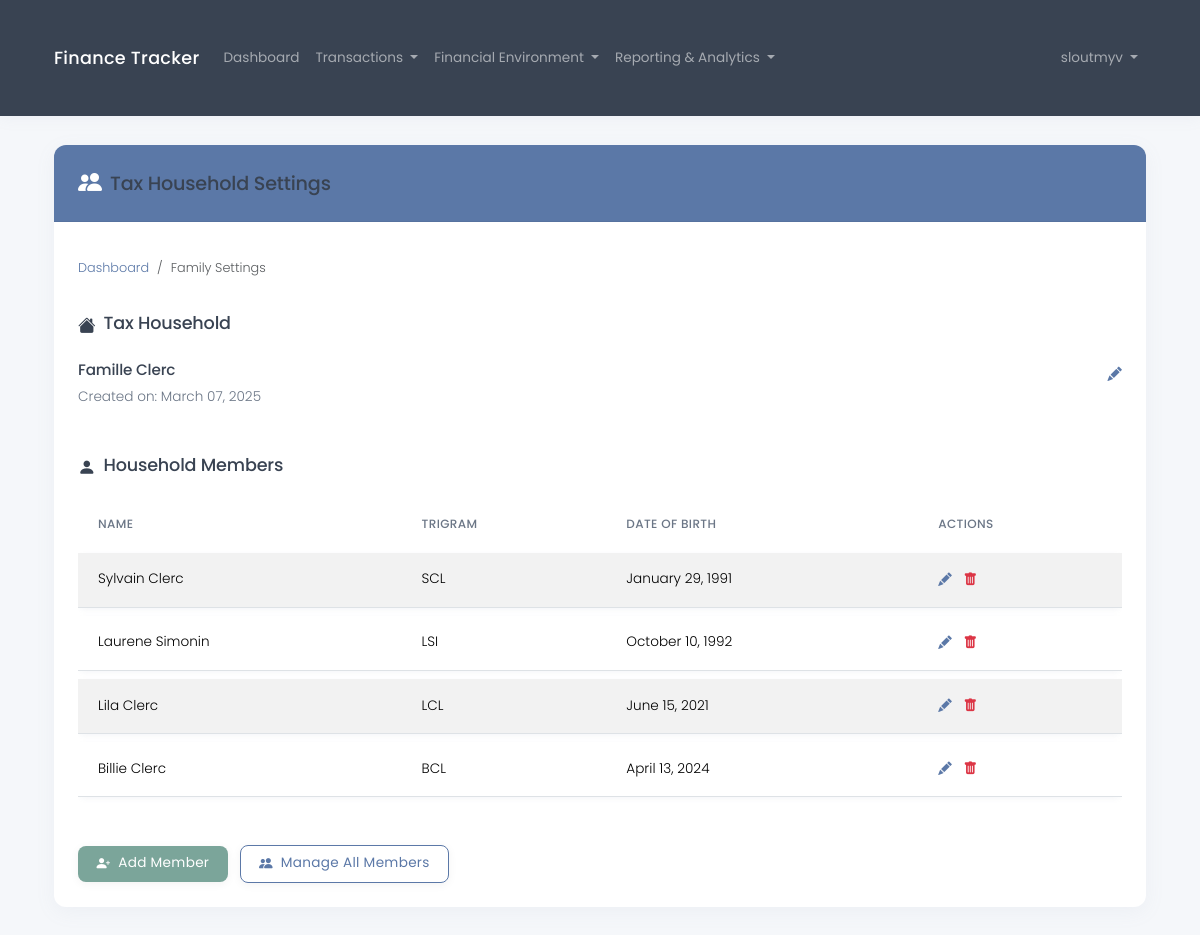
/en/financial/ (signed in), run on the app's committed database.
### core/models.py (models this page shows, shortened)
class TaxHousehold(models.Model):
    user = models.OneToOneField(User, on_delete=models.CASCADE, related_name='tax_household')
    name = models.CharField(max_length=100, help_text=_("Name of the tax household (e.g. 'Smith Family')"))
    created_at = models.DateTimeField(auto_now_add=True)
    updated_at = models.DateTimeField(auto_now=True)

class HouseholdMember(models.Model):
    tax_household = models.ForeignKey(TaxHousehold, on_delete=models.CASCADE, related_name='members')
    first_name = models.CharField(max_length=100)
    last_name = models.CharField(max_length=100)
    date_of_birth = models.DateField()
    trigram = models.CharField(max_length=3, editable=False)
    created_at = models.DateTimeField(auto_now_add=True)
    updated_at = models.DateTimeField(auto_now=True)

### core/views.py (the view)
# urls.py: path('financial/', views.financial_settings, name='financial_settings'),
@login_required
def financial_settings(request):
    try:
        tax_household = request.user.tax_household
        household_members = tax_household.members.all()
    except TaxHousehold.DoesNotExist:
        tax_household = None
        household_members = []
    context = {
        'tax_household': tax_household,
        'household_members': household_members,
    }
    return render(request, 'financial/settings.html', context)

### core/context_processors.py (called while the page is built)
def language_context(request):
    language_code = getattr(request, 'LANGUAGE_CODE', settings.LANGUAGE_CODE)
    return {
        'LANGUAGE_CODE': language_code,
        'LANGUAGES': settings.LANGUAGES,
    }

### templates/financial/settings.html (shortened to what this page needs)
{% extends 'base.html' %}
{% load i18n_extras %}
{% block content %}
<div class="row">
    <div class="col-md-12">
        <div class="card">
            <div class="card-header bg-primary text-white d-flex align-items-center">
                <i class="bi bi-people-fill me-2 fs-4"></i>
                <h3 class="mb-0">{% translate_json "Tax Household Settings" %}</h3>
            </div>
            <div class="card-body">
                <nav aria-label="breadcrumb" class="mb-4">
                    <ol class="breadcrumb">
                        <li class="breadcrumb-item"><a href="{% url 'dashboard' %}">{% translate_json "Dashboard" %}</a></li>
                        <li class="breadcrumb-item active" aria-current="page">{% translate_json "Family Settings" %}</li>
                    </ol>
                </nav>
                <h4 class="mb-4"><i class="bi bi-house-fill me-2"></i>{% translate_json "Tax Household" %}</h4>
                {% if tax_household %}
                    <div class="mb-4">
                        <div class="d-flex justify-content-between align-items-center">
                            <h5>{{ tax_household.name }}</h5>
                            <a href="{% url 'household_update' %}" class="text-primary" style="text-decoration: none;">
                                <i class="bi bi-pencil-fill"></i>
                            </a>
                        </div>
                        <p class="text-muted small">{% translate_json "Created on" %}: {{ tax_household.created_at|date:"F d, Y" }}</p>
                    </div>
                    <h4 class="mb-3 mt-5"><i class="bi bi-person-fill me-2"></i>{% translate_json "Household Members" %}</h4>
                    {% if household_members %}
                        <div class="table-responsive">
                            <table class="table table-striped">
                                <thead>
                                    <tr>
                                        <th>{% translate_json "Name" %}</th>
                                        <th>{% translate_json "Trigram" %}</th>
                                        <th>{% translate_json "Date of Birth" %}</th>
                                        <th>{% translate_json "Actions" %}</th>
                                    </tr>
                                </thead>
                                <tbody>
                                    {% for member in household_members %}
                                    <tr>
                                        <td>{{ member.first_name }} {{ member.last_name }}</td>
                                        <td>{{ member.trigram }}</td>
                                        <td>{{ member.date_of_birth|date:"F d, Y" }}</td>
                                        <td>
                                            <div>
                                                <a href="{% url 'member_update' member.pk %}" class="text-primary me-2" style="text-decoration: none;">
                                                    <i class="bi bi-pencil-fill"></i>
                                                </a>
                                                <a href="{% url 'member_delete' member.pk %}" class="text-danger" style="text-decoration: none;">
                                                    <i class="bi bi-trash-fill"></i>
                                                </a>
                                            </div>
                                        </td>
                                    </tr>
                                    {% endfor %}
                                </tbody>
                            </table>
                        </div>
                    {% else %}
                        <div class="alert alert-info">
                            {% translate_json "You don't have any household members yet. Add your first member below." %}
                        </div>
                    {% endif %}
                    <div class="mt-4">
                        <a href="{% url 'member_create' %}" class="btn btn-success">
                            <i class="bi bi-person-plus-fill me-1"></i> {% translate_json "Add Member" %}
                        </a>
                        <a href="{% url 'household_members' %}" class="btn btn-outline-primary ms-2">
                            <i class="bi bi-people-fill me-1"></i> {% translate_json "Manage All Members" %}
                        </a>
                    </div>
                {% else %}
                    <div class="alert alert-warning">
                        <p>{% translate_json "You haven't set up your tax household yet." %}</p>
                        <a href="{% url 'household_create' %}" class="btn btn-primary mt-2">{% translate_json "Create Tax Household" %}</a>
                    </div>
                {% endif %}
            </div>
        </div>
    </div>
</div>
{% endblock %}

### templates/base.html (shortened to what this page needs)
{% load i18n %}
{% load i18n_extras %}
{% load static %}
<!DOCTYPE html>
<html lang="{{ LANGUAGE_CODE }}">
<head>
    <link href="https://cdn.jsdelivr.net/npm/bootstrap@5.3.2/dist/css/bootstrap.min.css" rel="stylesheet">
    <link rel="stylesheet" href="https://cdn.jsdelivr.net/npm/bootstrap-icons@1.11.3/font/bootstrap-icons.min.css">
    <link rel="stylesheet" href="{% static 'css/custom.css' %}">
</head>
<body>
    <nav class="navbar navbar-expand-lg navbar-dark bg-dark">
        <div class="container">
            <a class="navbar-brand" href="{% url 'home' %}">{% translate_json "Finance Tracker" %}</a>
            <div class="collapse navbar-collapse" id="navbarNav">
                <ul class="navbar-nav me-auto">
                    {% if user.is_authenticated %}
                        <li class="nav-item">
                            <a class="nav-link" href="{% url 'dashboard' %}">{% translate_json "Dashboard" %}</a>
                        </li>
                        <li class="nav-item dropdown">
                            <a class="nav-link dropdown-toggle" href="#" id="transactionsDropdown" role="button" data-bs-toggle="dropdown">
                                {% translate_json "Transactions" %}
                            </a>
                        </li>
                        <li class="nav-item dropdown">
                            <a class="nav-link dropdown-toggle" href="#" id="financialDropdown" role="button" data-bs-toggle="dropdown">
                                {% translate_json "Financial Environment" %}
                            </a>
                        </li>
                        <li class="nav-item dropdown">
                            <a class="nav-link dropdown-toggle" href="#" id="analyticsDropdown" role="button" data-bs-toggle="dropdown">
                                {% translate_json "Reporting & Analytics" %}
                            </a>
                        </li>
                    {% endif %}
                </ul>
                <ul class="navbar-nav ms-auto">
                    {% if user.is_authenticated %}
                        <li class="nav-item dropdown">
                            <a class="nav-link dropdown-toggle" href="#" id="navbarDropdown" role="button" data-bs-toggle="dropdown">
                                {{ user.username }}
                            </a>
                        </li>
                    {% else %}
                        <li class="nav-item">
                            <a class="nav-link" href="{% url 'login' %}">{% translate_json "Login" %}</a>
                        </li>
                    {% endif %}
                </ul>
            </div>
        </div>
    </nav>
    <div class="container">
        {% block content %}{% endblock %}
    </div>
</body>
</html>

### static/css/custom.css (style rules this page uses)
:root { --primary: #5b78a7; --primary-light: #d0dff0; --primary-hover: #4a6791; --secondary: #8a92a9; --secondary-light: #ebeef5; --accent: #b38d97; --accent-light: #f4e8eb; --success: #7ba59a; --success-light: #e1eeeb; --success-hover: #6a9188; --warning: #c2b091; --warning-light: #f5f1e8; --danger: #a97e7e; --danger-light: #f1e5e5; --dark: #394352; --medium: #6b7686; --light: #f5f7fa; --white: #ffffff; --shadow: rgba(145, 155, 174, 0.08); --font-body: 'Poppins', -apple-system, BlinkMacSystemFont, sans-serif; --transition: all 0.3s ease; }
body { font-family: var(--font-body); color: var(--dark); background-color: var(--light); line-height: 1.5; font-weight: 300; font-size: 0.9rem; }
h1, h2, h3, h4, h5, h6 { font-weight: 500; letter-spacing: -0.01em; color: var(--dark); }
p { font-size: 0.9rem; font-weight: 300; color: var(--medium); }
.navbar { box-shadow: 0 2px 15px var(--shadow); padding: 0.7rem 1rem; }
.navbar.navbar-dark.bg-dark { background-color: var(--dark) !important; }
.navbar-brand { font-weight: 500; letter-spacing: 0.3px; font-size: 1.1rem; }
.navbar-nav .nav-link { font-weight: 400; padding: 0.5rem 1rem; transition: var(--transition); font-size: 0.85rem; }
.card { border: none; border-radius: 12px; box-shadow: 0 5px 20px var(--shadow); transition: var(--transition); margin-bottom: 24px; background-color: var(--white); }
.card-header { background-color: var(--white); border-bottom: 1px solid rgba(0,0,0,0.05); padding: 1.25rem 1.5rem; border-radius: 12px 12px 0 0 !important; font-weight: 500; font-size: 0.95rem; }
.card-header.bg-primary { background-color: var(--primary) !important; color: var(--white); }
.card-body { padding: 1.5rem; }
.btn { border-radius: 8px; padding: 0.45rem 1.15rem; font-weight: 400; letter-spacing: 0.3px; transition: var(--transition); border: none; box-shadow: 0 2px 10px rgba(0,0,0,0.05); font-size: 0.85rem; }
.btn-success { background-color: var(--success); color: var(--white); }
.btn-outline-primary { border: 1px solid var(--primary); color: var(--primary); background-color: transparent; }
.bi { vertical-align: -0.125em; }
.table { border-collapse: separate; border-spacing: 0 0.5rem; font-size: 0.85rem; }
.table thead th { border-bottom: none; padding: 0.75rem 1.25rem; color: var(--medium); font-weight: 500; font-size: 0.75rem; text-transform: uppercase; letter-spacing: 0.03em; }
.table tbody tr { background-color: var(--white); box-shadow: 0 2px 5px var(--shadow); border-radius: 8px; transition: var(--transition); }
.table td { padding: 1rem 1.25rem; vertical-align: middle; border-top: none; }
.text-primary { color: var(--primary) !important; }
.text-muted { color: var(--medium) !important; font-size: 0.85rem; }
.breadcrumb { background-color: transparent; padding: 0.75rem 0; font-size: 0.8rem; }
.breadcrumb-item a { color: var(--primary); text-decoration: none; }
.container { padding: 1.8rem 1.5rem; }
h3 { font-size: 1.2rem; }
h4 { font-size: 1.1rem; }
h5 { font-size: 0.95rem; }
.card-header h3 { margin-bottom: 0; }
.bg-primary { background-color: var(--primary) !important; }
@media (min-width: 992px) { .container { max-width: 960px; } }
@media (min-width: 1200px) { .container { max-width: 1140px; } }

### templates/base.html (style rules this page uses)
.table td { max-width: 200px; overflow: hidden; text-overflow: ellipsis; white-space: nowrap; }

### data on the page
TaxHousehold: name "Famille Clerc", created_at "March 07, 2025"
HouseholdMember: first_name "Sylvain", last_name "Clerc", trigram "SCL", date_of_birth "January 29, 1991"
HouseholdMember: first_name "Laurene", last_name "Simonin", trigram "LSI", date_of_birth "October 10, 1992"
HouseholdMember: first_name "Lila", last_name "Clerc", trigram "LCL", date_of_birth "June 15, 2021"
HouseholdMember: first_name "Billie", last_name "Clerc", trigram "BCL", date_of_birth "April 13, 2024"

### other printed values
{{ user.username }} "sloutmyv"
